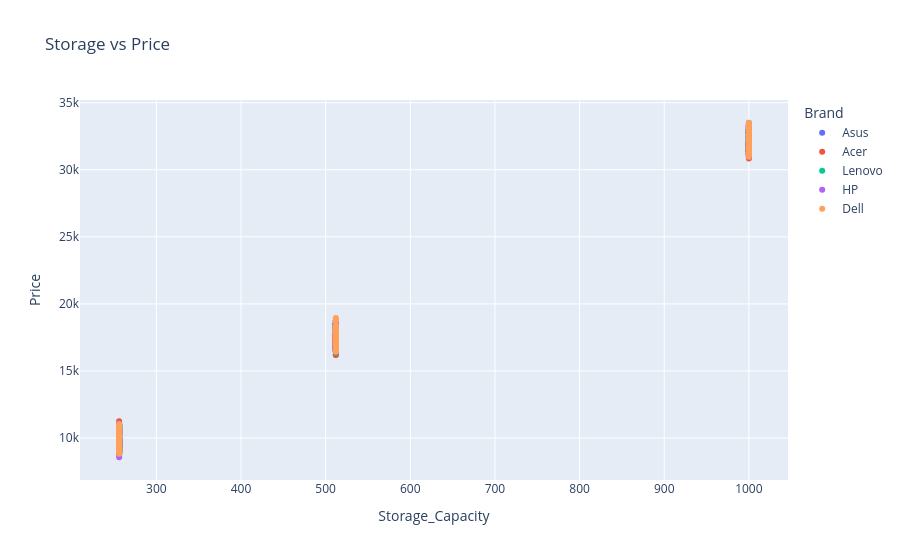

The notebook cell saved with this chart:
### Markdown cell above
Storage vs Price

### Code cell
fig = px.scatter(
    df,
    x="Storage_Capacity",
    y="Price",
    color="Brand",
    title="Storage vs Price"
)

fig.show()

### Figure 1 — Plotly figure (JSON) as saved in the notebook; plotly's stock layout.template omitted (floating-point values rounded to 4 significant figures; data arrays with more than 128 entries replaced by an {"elided": "..."} marker saying what was removed)
{"data": [{"hovertemplate": "Brand=Asus<br>Storage_Capacity=%{x}<br>Price=%{y}<extra></extra>", "legendgroup": "Asus", "marker": {"color": "#636efa", "symbol": "circle"}, "mode": "markers", "name": "Asus", "orientation": "v", "showlegend": true, "type": "scatter", "x": {"elided": "206 int values"}, "xaxis": "x", "y": {"elided": "206 float values"}, "yaxis": "y"}, {"hovertemplate": "Brand=Acer<br>Storage_Capacity=%{x}<br>Price=%{y}<extra></extra>", "legendgroup": "Acer", "marker": {"color": "#EF553B", "symbol": "circle"}, "mode": "markers", "name": "Acer", "orientation": "v", "showlegend": true, "type": "scatter", "x": {"elided": "204 int values"}, "xaxis": "x", "y": {"elided": "204 float values"}, "yaxis": "y"}, {"hovertemplate": "Brand=Lenovo<br>Storage_Capacity=%{x}<br>Price=%{y}<extra></extra>", "legendgroup": "Lenovo", "marker": {"color": "#00cc96", "symbol": "circle"}, "mode": "markers", "name": "Lenovo", "orientation": "v", "showlegend": true, "type": "scatter", "x": {"elided": "190 int values"}, "xaxis": "x", "y": {"elided": "190 float values"}, "yaxis": "y"}, {"hovertemplate": "Brand=HP<br>Storage_Capacity=%{x}<br>Price=%{y}<extra></extra>", "legendgroup": "HP", "marker": {"color": "#ab63fa", "symbol": "circle"}, "mode": "markers", "name": "HP", "orientation": "v", "showlegend": true, "type": "scatter", "x": {"elided": "190 int values"}, "xaxis": "x", "y": {"elided": "190 float values"}, "yaxis": "y"}, {"hovertemplate": "Brand=Dell<br>Storage_Capacity=%{x}<br>Price=%{y}<extra></extra>", "legendgroup": "Dell", "marker": {"color": "#FFA15A", "symbol": "circle"}, "mode": "markers", "name": "Dell", "orientation": "v", "showlegend": true, "type": "scatter", "x": {"elided": "210 int values"}, "xaxis": "x", "y": {"elided": "210 float values"}, "yaxis": "y"}], "layout": {"legend": {"title": {"text": "Brand"}, "tracegroupgap": 0}, "title": {"text": "Storage vs Price"}, "xaxis": {"anchor": "y", "domain": [0, 1], "title": {"text": "Storage_Capacity"}}, "yaxis": {"anchor": "x", "domain": [0, 1], "title": {"text": "Price"}}}}
